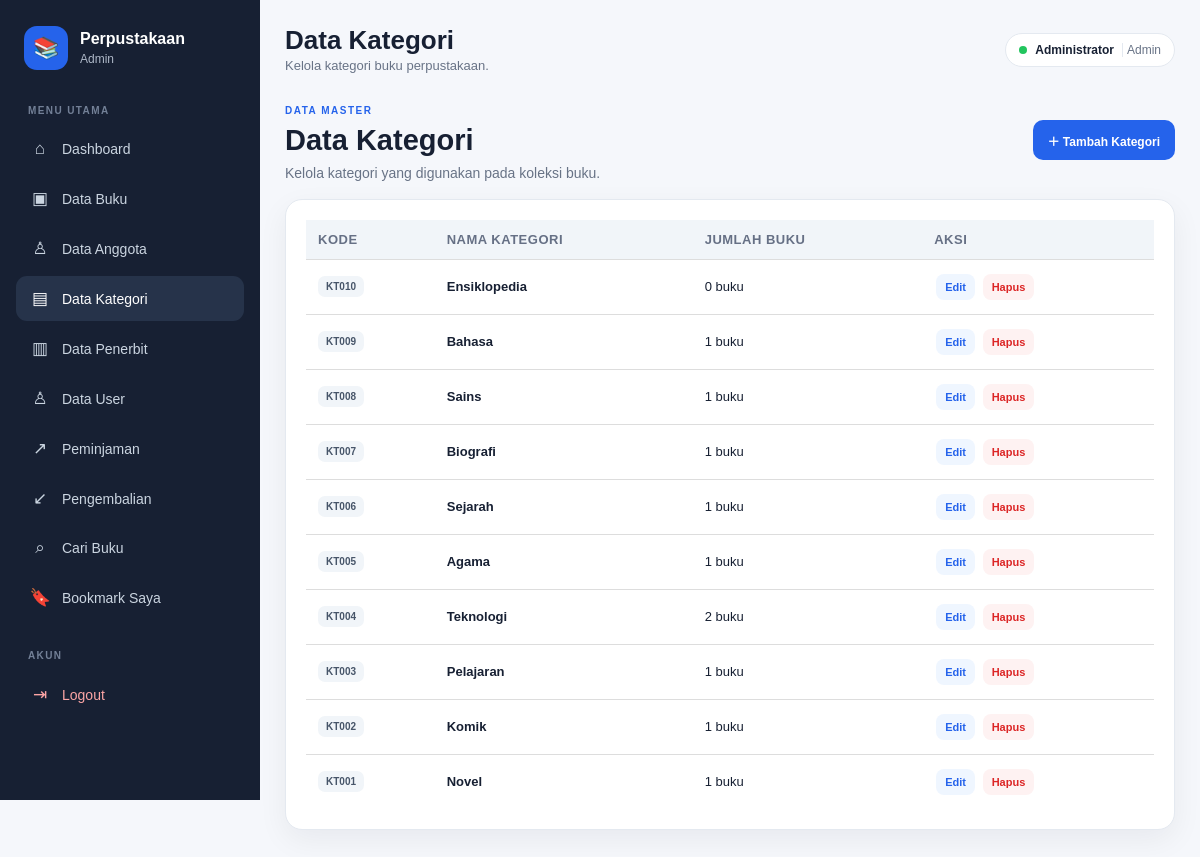
/kategori/index.php (signed in), run on the app's committed database.
### tables this page shows
CREATE TABLE `kategori` (
  `id` int(10) UNSIGNED NOT NULL,
  `kode_kategori` varchar(20) NOT NULL,
  `nama_kategori` varchar(100) NOT NULL
);

### config/app.php (called while the page is built, shortened)
<?php
function url($path = "")
{
  $path = ltrim($path, "/");
  return BASE_URL . ($path !== "" ? "/" . $path : "");
}
if (!function_exists("e")) {
  function e($value)
  {
    return htmlspecialchars((string) $value, ENT_QUOTES, "UTF-8");
  }
}

### kategori/index.php (the view, shortened to what this page needs)
<?php
require_once __DIR__ . '/../config/connection.php';
$rows = $conn->query(
    'SELECT k.id, k.kode_kategori, k.nama_kategori,
            COUNT(b.id) AS jumlah_buku
     FROM kategori k
     LEFT JOIN buku b ON b.kategori_id = k.id
     GROUP BY k.id, k.kode_kategori, k.nama_kategori
     ORDER BY k.id DESC'
);
require_once __DIR__ . '/../includes/layout_header.php';
?>
<section class="page-intro">
    <div>
        <span class="page-label">DATA MASTER</span>
        <h1>Data Kategori</h1>
        <p>Kelola kategori yang digunakan pada koleksi buku.</p>
    </div>
    <a href="<?= e(url('kategori/form.php')) ?>" class="btn primary">＋ Tambah Kategori</a>
</section>
<section class="panel">
    <div class="table-wrap">
        <table>
            <thead>
                <tr>
                    <th>Kode</th>
                    <th>Nama Kategori</th>
                    <th>Jumlah Buku</th>
                    <th>Aksi</th>
                </tr>
            </thead>
            <tbody>
            <?php if ($rows->num_rows): ?>
                <?php while ($row = $rows->fetch_assoc()): ?>
                    <tr>
                        <td data-label="Kode">
                            <span class="book-code"><?= e($row['kode_kategori']) ?></span>
                        </td>
                        <td data-label="Nama Kategori"><b><?= e($row['nama_kategori']) ?></b></td>
                        <td data-label="Jumlah Buku"><?= (int) $row['jumlah_buku'] ?> buku</td>
                        <td data-label="Aksi" class="actions-cell">
                            <a class="action edit" href="<?= e(url('kategori/form.php')) ?>?id=<?= (int) $row['id'] ?>">Edit</a>
                            <form method="post" class="inline-form" onsubmit="return confirm('Hapus kategori ini?')">
                                <button type="submit" class="action delete">Hapus</button>
                            </form>
                        </td>
                    </tr>
                <?php endwhile; ?>
            <?php else: ?>
                <tr><td colspan="4" class="empty">Belum ada kategori.</td></tr>
            <?php endif; ?>
            </tbody>
        </table>
    </div>
</section>
<?php require_once __DIR__ . '/../includes/layout_footer.php'; ?>

### assets/css/style.css (style rules this page uses)
* { box-sizing: border-box; margin: 0; padding: 0; }
:root { --nav: #172033; --nav-2: #26334a; --primary: #2563eb; --primary-dark: #1d4ed8; --bg: #f5f7fb; --white: #ffffff; --text: #172033; --muted: #687386; --border: #e4e9f0; --green: #047857; --red: #b91c1c; --orange: #c2410c; --shadow: 0 10px 30px rgba(15, 23, 42, 0.06); --shadow-hover: 0 15px 35px rgba(15, 23, 42, 0.10); --radius: 12px; --radius-lg: 17px; }
html { scroll-behavior: smooth; }
body { font-family: Arial, Helvetica, sans-serif; background: var(--bg); color: var(--text); min-height: 100vh; }
a { color: inherit; }
button, input, select, textarea { font-family: inherit; }
.hero-panel, .panel, .stat-card, .summary-card, .search-hero, .search-results { background: #ffffff; border: 1px solid var(--border); border-radius: var(--radius-lg); box-shadow: var(--shadow); }
.panel { padding: 20px; margin-bottom: 20px; }
.hero-panel h1, .page-intro h1, .search-hero h1 { font-size: 29px; line-height: 1.25; margin: 4px 0 7px; }
.hero-panel p, .page-intro p, .search-hero p { color: var(--muted); font-size: 14px; }
.page-label { display: inline-block; color: var(--primary); font-size: 10px; font-weight: 800; letter-spacing: 1.5px; }
.page-intro { display: flex; align-items: center; justify-content: space-between; gap: 20px; margin-bottom: 18px; }
.btn { display: inline-flex; align-items: center; justify-content: center; min-height: 40px; padding: 9px 14px; border: 1px solid transparent; border-radius: 10px; text-decoration: none; background: #eef2f7; color: #334155; font-weight: 700; font-size: 12px; cursor: pointer; transition: background 0.18s ease, transform 0.18s ease, filter 0.18s ease; }
.btn.primary { background: var(--primary); color: #ffffff; }
.table-wrap, .table-container { width: 100%; overflow-x: auto; -webkit-overflow-scrolling: touch; }
table { width: 100%; border-collapse: collapse; min-width: 760px; background: #ffffff; }
th, td { padding: 13px 12px; border-bottom: 1px solid var(--border); text-align: left; font-size: 12px; vertical-align: middle; }
th { background: #f8fafc; color: #667085; text-transform: uppercase; font-size: 10px; letter-spacing: 0.5px; white-space: nowrap; }
tbody tr:last-child td { border-bottom: 0; }
table th, table td { padding: 12px; border-bottom: 1px solid #ddd; text-align: left; font-size: 13px; }
table th { background: #f1f5f9; font-weight: bold; }
.book-code { display: inline-flex; padding: 5px 8px; border-radius: 7px; background: #f1f5f9; color: #475569; font-size: 10px; font-weight: 800; white-space: nowrap; }
.actions-cell { white-space: nowrap; }
.action { display: inline-flex; padding: 7px 9px; border-radius: 8px; text-decoration: none; font-size: 11px; font-weight: 700; margin: 2px; }
.action.edit { background: #eff6ff; color: var(--primary); }
.action.delete { background: #fef2f2; color: #dc2626; }
.inline-form { display: inline; margin: 0; padding: 0; }
.inline-form .action { border: 0; cursor: pointer; font-family: inherit; }

### data on the page
kategori: kode_kategori "KT010", nama_kategori "Ensiklopedia", jumlah_buku "0"
kategori: kode_kategori "KT009", nama_kategori "Bahasa", jumlah_buku "1"
kategori: kode_kategori "KT008", nama_kategori "Sains", jumlah_buku "1"
kategori: kode_kategori "KT007", nama_kategori "Biografi", jumlah_buku "1"
kategori: kode_kategori "KT006", nama_kategori "Sejarah", jumlah_buku "1"
kategori: kode_kategori "KT005", nama_kategori "Agama", jumlah_buku "1"
kategori: kode_kategori "KT004", nama_kategori "Teknologi", jumlah_buku "2"
kategori: kode_kategori "KT003", nama_kategori "Pelajaran", jumlah_buku "1"
kategori: kode_kategori "KT002", nama_kategori "Komik", jumlah_buku "1"
kategori: kode_kategori "KT001", nama_kategori "Novel", jumlah_buku "1"

### other printed values
$level ?: 'User' "Admin"
$pageTitle "Data Kategori"
$pageDescription "Kelola kategori buku perpustakaan."
$_SESSION['nama'] "Administrator"
$_SESSION['level'] "Admin"
